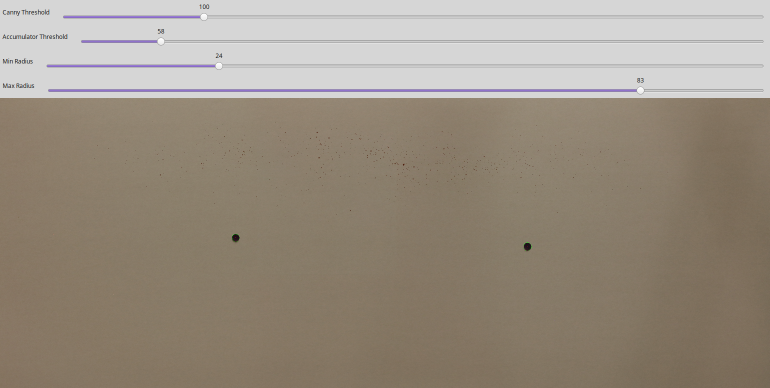
#> input picture hough_circle_blood_spatter_2.png, 1539 x 776 px, found by its file name (shown at 1/2 size)
$ python binary_image.py ../hough_circle_blood_spatter_2.png 1.0   (older library calls are emulated)
#> lines starting #> are read from the running program, lines starting #| are printed output that depends on the picture; after the words box and inside, x2 and y2 are one past the last pixel; in counts of white or black regions, pixels touching at a corner belong together
import cv2
import numpy as np
import sys
import os
import time
from matplotlib import pyplot as plt
import bloodstain
import json

stains = []
path = '/home/cosc/student/cba62/blood-spatter-analysis/Neural Net/bloodstains/impact/'
#path = "./images/"

def main():
    t0 = time.time()
    filename = path + sys.argv[1]
    print(filename)
    image = cv2.imread(filename)
#> image is the input picture: shape (776, 1539, 3); mean B, G, R 130.2, 143.6, 154
    orginal = cv2.imread(filename)
    scale = float(sys.argv[2]) if len(sys.argv) >= 2 else 1

    hsv_img = cv2.cvtColor(image, cv2.COLOR_BGR2HSV)
#> hsv_img: shape (776, 1539, 3); mean H, S, V 14.1, 46.7, 154.5
    # plt.hist(hsv_img.ravel(), 256, [0, 255])
    # plt.xlim([0, 360])
    # plt.show()
    blur = cv2.GaussianBlur(image, (3,3), 0)
    gray = cv2.cvtColor(blur, cv2.COLOR_BGR2GRAY)
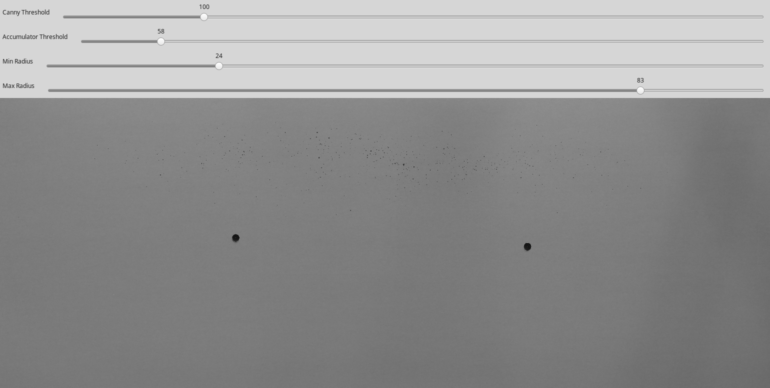
#> gray: shape (776, 1539) (shown at 1/2 size); min 20, max 251, mean 145.2

    x, y, w, h = remove_rulers(cv2.cvtColor(image, cv2.COLOR_BGR2GRAY))
    crop_img = image[y:y+h, x:x+w]
    crop_orginal = orginal[y:y+h, x:x+w]
    gray_hsv = cv2.cvtColor(hsv_img, cv2.COLOR_BGR2GRAY)

    thresh = binarize_image(image, gray, gray_hsv, hsv_img)
    hist = cv2.calcHist( [gray_hsv], [0], None, [256], [0, 256] )
    remove_circle_markers(gray, thresh)

    im2, contours, hierarchy = cv2.findContours(thresh, cv2.RETR_TREE, cv2.CHAIN_APPROX_SIMPLE)
    cv2.drawContours(image, contours, -1, (0,0,255), 3)
    #analyseContours(contours, orginal, image, scale)
   # label_stains()
    t1 = time.time()
    #display_result(image)

    cv2.imwrite(sys.argv[1] + "_cropped.jpg", crop_img)

# [56 lines left out: functions label_stains, analyseContours, display_result, remove_circle_markers, not called in this run]

def remove_rulers(image):
    edges = cv2.Canny(image, 90, 100)
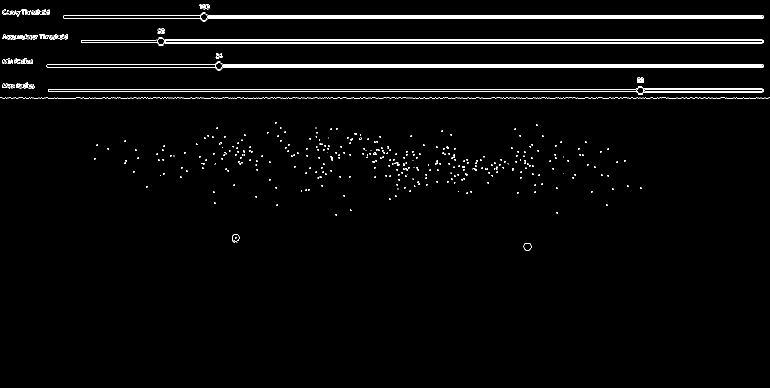
#> edges: shape (776, 1539) (shown at 1/2 size); 2.1% white in thin lines or dots, all inside (x1, y1, x2, y2) = (0, 8, 1539, 502)
#> image: shape (776, 1539)
    lines = cv2.HoughLinesP(edges, 1, np.pi/180, 100, minLineLength=0, maxLineGap=0)
#> lines = 231 rows, first 6: [330, 84, 1524, 84], [330, 86, 1524, 86], [330, 81, 1524, 81], [416, 30, 1524, 30], [97, 183, 1275, 183], [446, 130, 1524, 130]
    y_count = {}
    x_left_count = {}
    x_right_count = {}
    max_x_len = (None, 0)
    h, w = image.shape
#> h = 776; w = 1539

    for line in lines:
        x1,y1,x2,y2 = line[0]
        max_x_len = (line, max(max_x_len[1], abs(x1 - x2))) if abs(x1 - x2) > max_x_len[1] else max_x_len
        y_low = max(y1, y2)
        y_count = line_count(y_low, y_count)
        if x1 < w / 2:
            x_left_count = line_count(x1, x_left_count)
        else:
            x_right_count = line_count(x1, x_right_count)
        if x2 < w / 2:
            x_left_count = line_count(x2, x_left_count)
        else:
            x_right_count = line_count(x2, x_right_count)
#> this loop made 231 passes
#> (x1, y1, x2, y2, y_low, y_count, x_left_count, x_right_count) on passes 1 to 4: (330, 84, 1524, 84, 84, {84: 1}, {330: 1}, {1524: 1}), (330, 86, 1524, 86, 86, {84: 1, 86: 1}, {330: 2}, {1524: 2}), (330, 81, 1524, 81, 81, {84: 1, 86: 1, 81: 1}, {330: 3}, {1524: 3}), (416, 30, 1524, 30, 30, {84: 1, 86: 1, 81: 1, 30: 1}, {330: 3, 416: 1}, {1524: 4})
#> (x1, y1, x2, y2, y_low, x_left_count, x_right_count) on passes 9, 10, 11, 12, 13, 15: (416, 35, 1524, 35, 35, {330: 3, 416: 2, 97: 2, 446: 2}, {1524: 7, 1275: 1, 1271: 1}), (416, 37, 1524, 37, 37, {330: 3, 416: 3, 97: 2, 446: 2}, {1524: 8, 1275: 1, 1271: 1}), (446, 128, 1524, 128, 128, {330: 3, 416: 3, 97: 2, 446: 3}, {1524: 9, 1275: 1, 1271: 1}), (330, 79, 1524, 79, 79, {330: 4, 416: 3, 97: 2, 446: 3}, {1524: 10, 1275: 1, 1271: 1}), (416, 32, 1524, 32, 32, {330: 4, 416: 4, 97: 2, 446: 3}, {1524: 11, 1275: 1, 1271: 1}), (446, 135, 1524, 135, 135, {330: 4, 416: 4, 97: 2, 446: 4}, {1524: 12, 1275: 1, 1271: 1, 1155: 1, 1169: 1})

    sort_y = sorted(y_count, key=y_count.get)
    y = max(sort_y[-4:]) + 100
    print(y)
#| 296

    sort_left_x = sorted(x_left_count, key=x_left_count.get)
    x = sort_left_x[-1] + 50
    print(x)
#| 496

    sort_right_x = sorted(x_right_count, key=x_right_count.get)
    w2 = min(sort_right_x[-4:]) - x - 100
    print(w2)
#| 368

    h = remove_bottom(image[y:y+h, x:x+w2], y)
    print(h)
    crop_img = image[y:y+h, x:x+w2]

    display_result(crop_img)
    return x, y, w2, h

def remove_bottom(no_ruler_crop, y):
#> called with y = 296
    max_x_len = (None, 0)
    edges = cv2.Canny(no_ruler_crop, 90, 100)
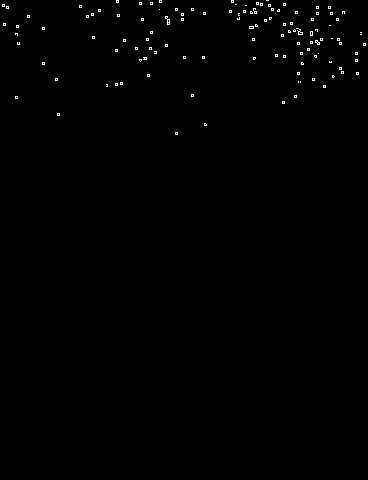
#> edges: shape (480, 368); 0.51% white in thin lines or dots, all inside (x1, y1, x2, y2) = (2, 0, 366, 135)
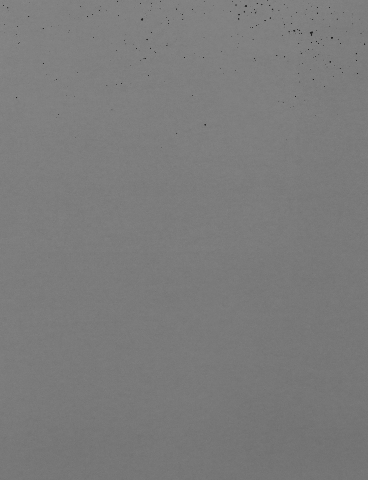
#> no_ruler_crop: shape (480, 368); min 28, max 142, mean 123.4
    lines = cv2.HoughLinesP(edges, 1, np.pi/180, 100, minLineLength=0, maxLineGap=0)
    for line in lines:
        x1,y1,x2,y2 = line[0]
        max_x_len = (line, max(max_x_len[1], abs(x1 - x2))) if abs(x1 - x2) > max_x_len[1] else max_x_len
#> this loop made 0 passes
    x1,y1,x2,y2 = max_x_len[0][0]
    return max(y1, y2)

def line_count(x1, x_count):
    if x1 in x_count:
        x_count[x1] += 1
    else:
        x_count[x1] = 1
    return x_count


# [9 lines left out: function binarize_image, not called in this run]


if __name__ == '__main__':
#> (the run stopped early here; a loop or call above may not have finished)
